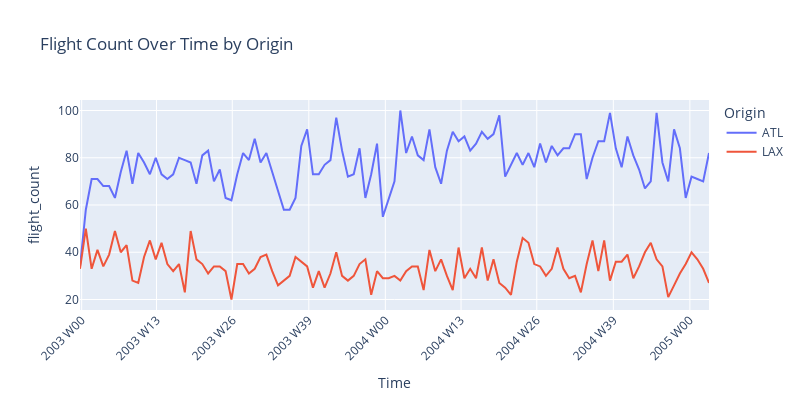

Write notebook code for a chart like this one.
### Markdown cell above
# Query with chart customization

### Code cell
# Query with chart customization using native Plotly parameters
flights_sm.query(
    dimensions=["arr_time", "origin"],
    measures=["flight_count"],
    time_range={"start": "2003-01-01", "end": "2005-01-31"},
    time_grain="TIME_GRAIN_WEEK",
    filters=[lambda t: t.origin.isin(["ATL", "LAX"])],
).plotly_chart(
    spec={
        "parameters": {
            "title": "Flight Count Over Time by Origin",
            "x_tickangle": -45,
            "y_tickformat": ",.0f",
        },
        "chart_config": {
            "width": 800,
            "height": 400,
            "showlegend": True,
        }
    }
)
